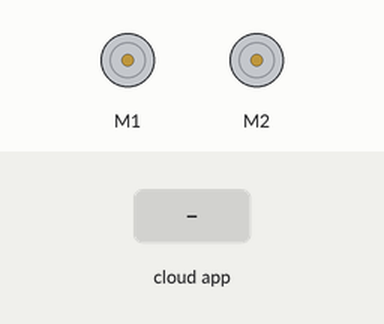
Recording of a sketch running on a simulated Arduino Uno, built with avr-gcc and run on an emulated ATmega328P. Shown: 2 × DC motor (green arrow = forward, orange = backward, longer = faster). The inputs (shaded band) are chosen by the test bench. The ROS host is connected and sends only what is stated.

Above: at 1.2 s.
1.3 s: the phone or cloud app sets linear.x to -100
At 2.2 s:
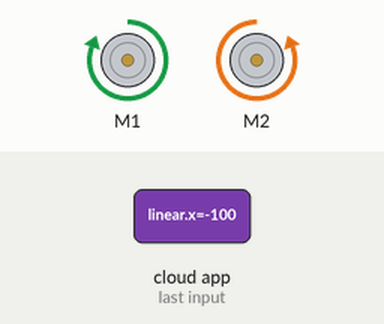
2.8 s: the phone or cloud app sets linear.x to 100
At 3.5 s:
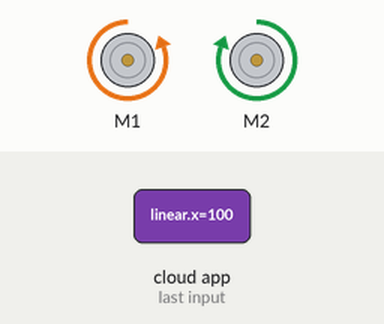
4.3 s: the phone or cloud app sets angular.z to -100
At 4.7 s:
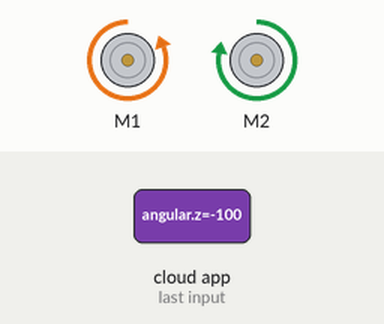
5.9 s: the phone or cloud app sets angular.z to 100
At 7.1 s:
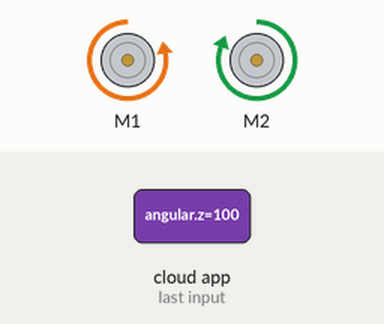
Timing chart, 0 to 8.4 s (numbered marks = the images above; inputs shaded):
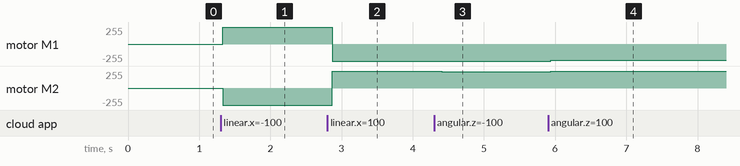

Measured:
- after the input at 1.3 s, motor M1: stopped → forward 255/255 at once; motor M2: stopped → backward 255/255 at once
- after the input at 2.8 s, motor M1: forward 255/255 → backward 255/255 after 0.07 s; motor M2: backward 255/255 → forward 255/255 after 0.07 s
- after the input at 4.3 s, motor M2: forward 255/255 → forward 245/255 after 0.10 s
- after the input at 5.9 s, motor M1: backward 255/255 → backward 245/255 at once; motor M2: forward 245/255 → forward 255/255 at once

The sketch:

test_odometry.ino
```cpp
#include <RedBot.h>
#include <ros.h>
#include <std_msgs/Int16.h>
#include <geometry_msgs/Twist.h>

#define W_D (.0635) // wheel diameter
//#define countsPerRev 192

float l_p=0, r_p=0;
RedBotMotors motors;
RedBotEncoder encoder = RedBotEncoder(A2, 10);  // initializes encoder on pins A2 and 10
//int countsPerRev = 192;   // 4 pairs of N-S x 48:1 gearbox = 192 ticks per wheel rev

/* ROS_RELATED */
void twist_cb(const geometry_msgs::Twist& twist_msg) {
  float v = twist_msg.linear.x;
  float w = twist_msg.angular.z;

  float p = v * 2;
  float m = w * W_D;
  l_p = (p - m) / 2.0;
  r_p = (p + m) / 2.0;

  l_p = constrain(l_p * 255, -255, 255);
  r_p = constrain(r_p * 255, -255, 255);
}

ros::NodeHandle nh;
ros::Subscriber<geometry_msgs::Twist> twist_sub("cmd_vel", &twist_cb);
std_msgs::Int16 lwheel_msg;
std_msgs::Int16 rwheel_msg;
ros::Publisher lwheel_pub("lwheel", &lwheel_msg);
ros::Publisher rwheel_pub("rwheel", &rwheel_msg);

void setup()
{
  nh.initNode();
  nh.subscribe(twist_sub);
  nh.advertise(lwheel_pub);
  nh.advertise(rwheel_pub);

  encoder.clearEnc(BOTH);
}

void loop(void)
{

  nh.spinOnce();

  // drive
  motors.leftMotor(l_p);
  motors.rightMotor(r_p);

  //sense
  lwheel_msg.data = -encoder.getTicks(LEFT);
  rwheel_msg.data = encoder.getTicks(RIGHT);

  lwheel_pub.publish(&lwheel_msg);
  rwheel_pub.publish(&rwheel_msg);

  delay(100);
}
```
